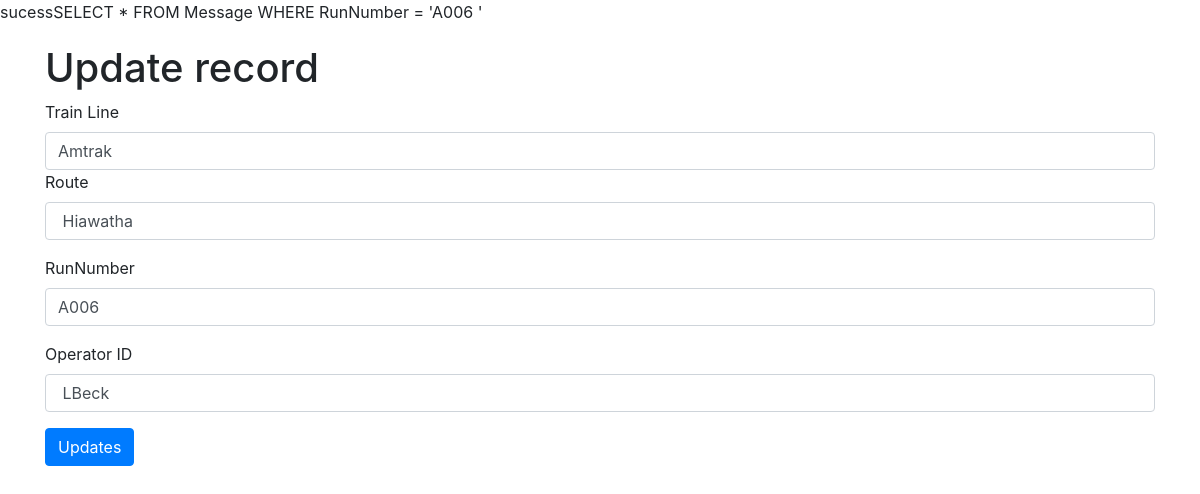
Page /update_interface.php?RunNumber=A006 on the committed database.
### tables this page shows
CREATE TABLE `Message` (
  `TrainLine` varchar(500) NOT NULL,
  `Route` varchar(500) NOT NULL,
  `RunNumber` varchar(500) NOT NULL,
  `OperatorID` varchar(500) NOT NULL
);

### update_interface.php (the view, shortened to what this page needs)
<?php
require_once('./configs.php');
if (isset($_GET['RunNumber'])) {
    $RunNum = $_GET['RunNumber'];
    $sql = "SELECT * FROM Message WHERE RunNumber =  '".$RunNum." ' ";
    echo $sql;
    $result = mysqli_query($conn, $sql);
    $row = mysqli_fetch_array($result);
}
else {
    echo "No user id received on request at update_interface get";
    die();
}
?>
<!doctype html>
<html lang="en">
<head>
    <link rel="stylesheet" href="https://cdn.jsdelivr.net/npm/bootstrap@4.5.3/dist/css/bootstrap.min.css">
</head>
<body>
    <div style="margin-top: 20px" class="container">
        <h1>Update record</h1>
        <form action="update.php" method="post">
            <label for="Train Line">Train Line</label>
            <input class="form-control" type="text" name="TrainLine" id="TrainLine" value="<?php echo $row['TrainLine'] ?>">
            <div class="form-group">
                <label for="Route">Route</label>
                <input class="form-control" type="text" id="Route" name="Route" value="<?php echo $row['Route']?>">
            </div>
            <div class="form-group">
                <label for="RunNumbers">RunNumber</label>
                <input class="form-control" type="text" id="RunNumbers" name="RunNumbers" value="<?php echo $row['RunNumber'] ?>">
            </div>
            <div class="form-group">
                <label for="Operator ID">Operator ID</label>
                <input class="form-control" type="text" id="OperatorID" name="OperatorID" value="<?php echo $row['OperatorID'] ?>">
            </div>
            <div class="form-group">
                <input class="btn btn-primary" name='Submit' type="submit" value="Updates">
            </div>
        </form>
</body>
</html>

### rows in the picture
message: TrainLine "Amtrak", Route "Hiawatha", RunNumbers "A006", OperatorID "LBeck"

### other values in the picture
$sql "SELECT * FROM Message WHERE RunNumber = 'A006 '"
